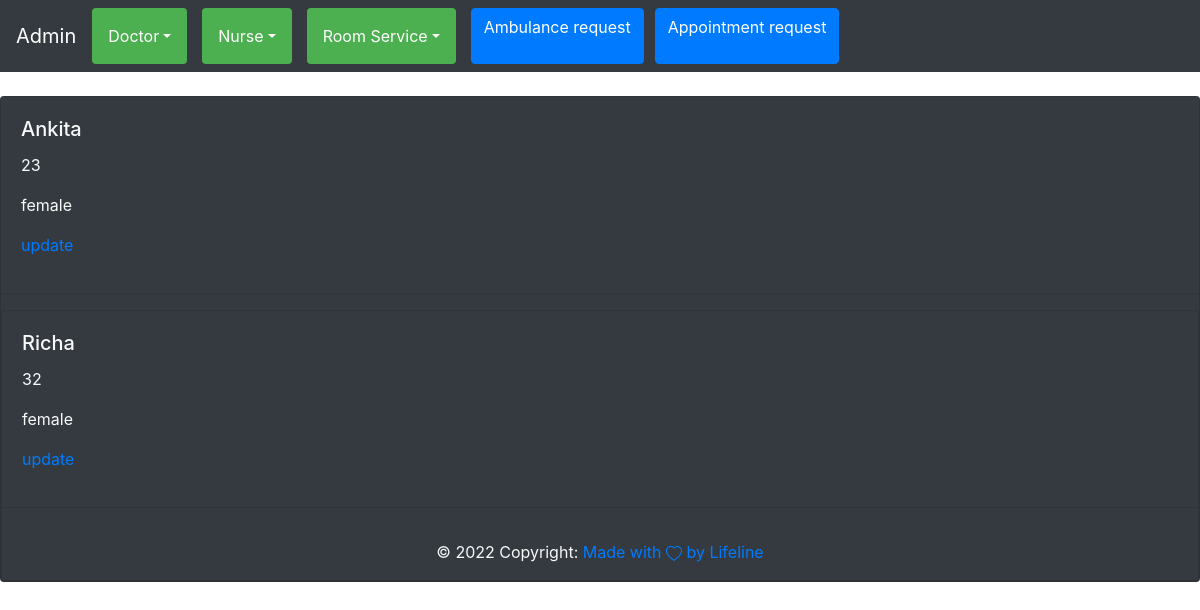
/admin_app/Read_Room_Service/, run on the app's committed database.
### admin_app/models.py (models this page shows, shortened)
class Room_Service(models.Model):
    Name = models.CharField(max_length=20)
    Age = models.IntegerField()
    Gender = models.ForeignKey(Gender,on_delete=models.CASCADE)

class Gender(models.Model):
    gender = models.CharField(max_length=10)
    def __str__(self):
        return self.gender

### admin_app/views.py (the view)
# urls.py: path("Read_Room_Service/",views.Read_Room_Service,name="Read_Room_Service"),
def Read_Room_Service(request):
    read=Room_Service.objects.all()
    return render(request,"Read_Room_Service.html",{"read":read})

### templates/Read_Room_Service.html
{%extends 'base.html'%}
{%block containt%}
{%include 'nav.html'%}
<br>
{%for i in read%}
<div class="card bg-dark text-light">
    <div class="card-body">
      <h5 class="card-title">{{i.Name}}</h5>
      <p class="card-text">{{i.Age}}</p>
      <p class="card-text">{{i.Gender}}</p>
      <a href="{%url 'Update_Room_Service' i.id%}"> update</a>
    </div>
    <hr>
    {%endfor%}
{%include 'footer.html'%}
    {%endblock%}

### data on the page
Room_Service: Name "Ankita", Age "23", Gender "female"
Room_Service: Name "Richa", Age "32", Gender "female"
